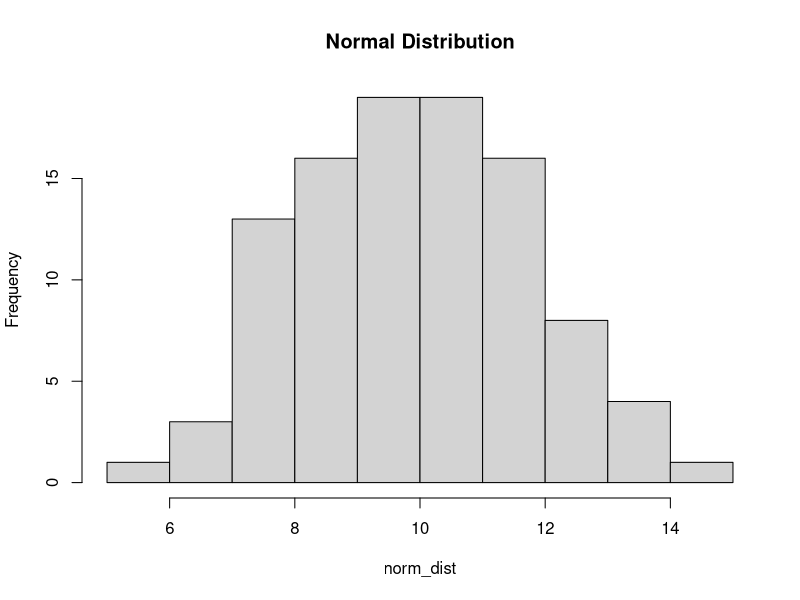
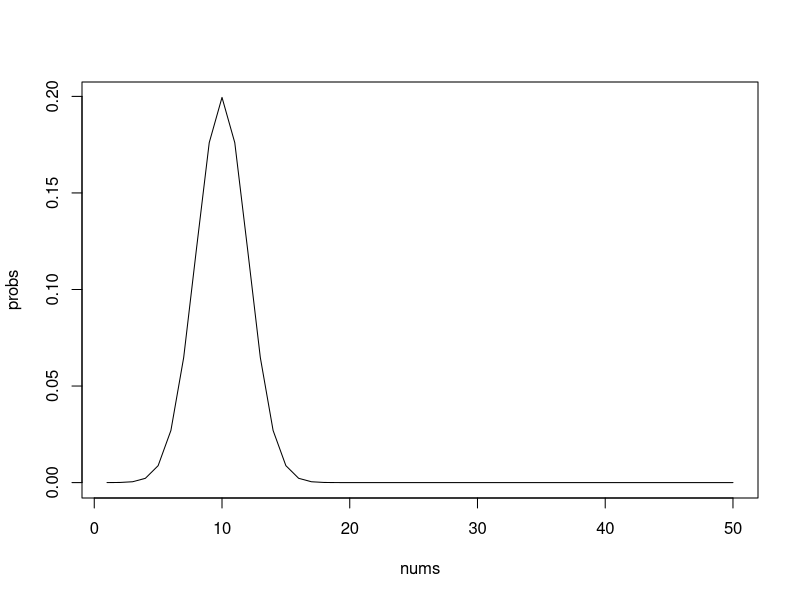
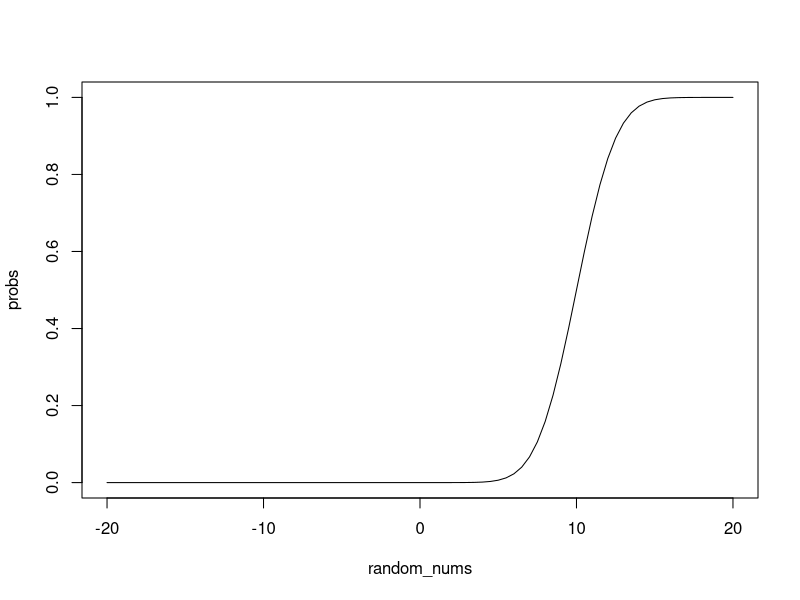
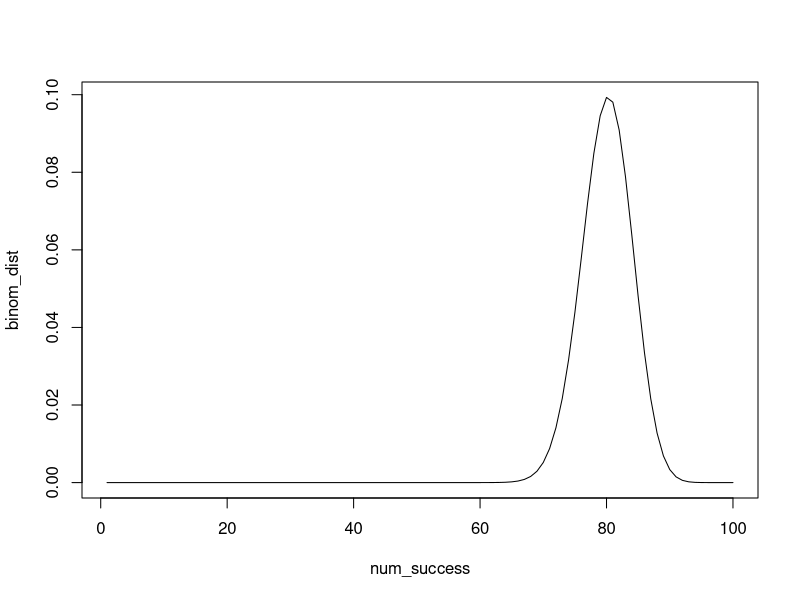
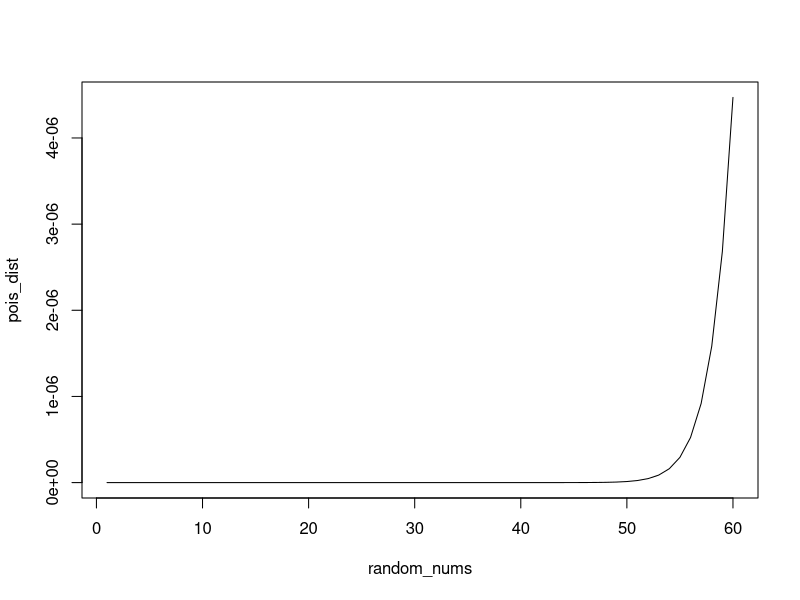

Generate these figures, in order, with R:
## ---- chunk 1
knitr::opts_chunk$set(echo = TRUE)
## ---- chunk 2
mu <- 10
sd <- 2
norm_dist <- rnorm(100, mu, sd)
hist(norm_dist, main='Normal Distribution')
## ---- chunk 3
nums <- seq(1,50, by=1)
probs <- dnorm(nums, mu, sd)
plot (nums, probs, type='l')
## ---- chunk 4
random_num <- 10
prob <- pnorm(random_num, mu, sd)
print (prob)
## ---- chunk 5
random_nums <- seq(-20,20,by=0.5)
probs <- pnorm(random_nums, mu, sd)
plot (random_nums, probs, type='l')
## ---- chunk 6
prob <- 0.9
random_num <- qnorm(prob)
print (random_num)
## ---- chunk 7
num_success <- 50
num_trials <- 100
prob_succ <- 0.8
rbinom(num_success, num_trials, prob_succ)
## ---- chunk 8
num_success <- seq(1,100, by=1)
binom_dist <- dbinom(num_success, num_trials, prob_succ)
plot (num_success, binom_dist, type='l')
## ---- chunk 9
lambda <- 100
rpois(100, lambda)
## ---- chunk 10
random_nums <- seq(1,60, by=1)
pois_dist <- dpois(random_nums, lambda = lambda)
plot (random_nums, pois_dist, type='l')
